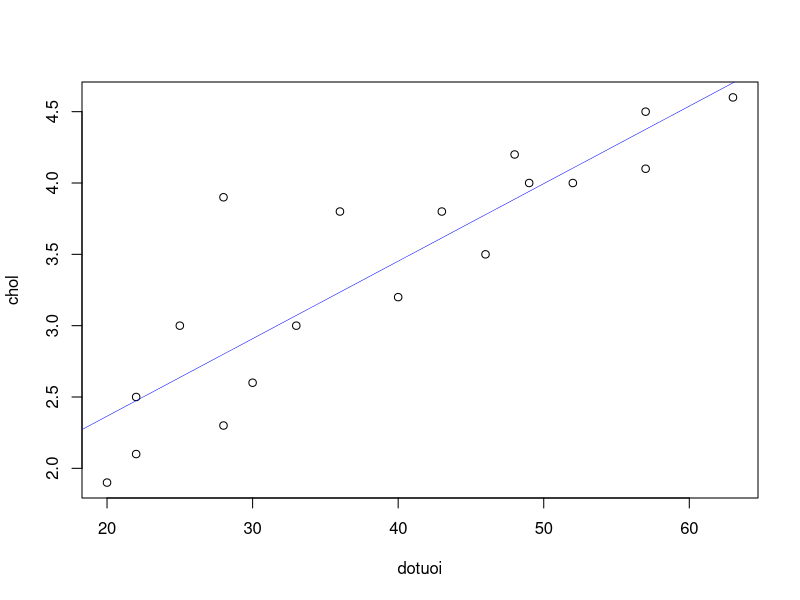
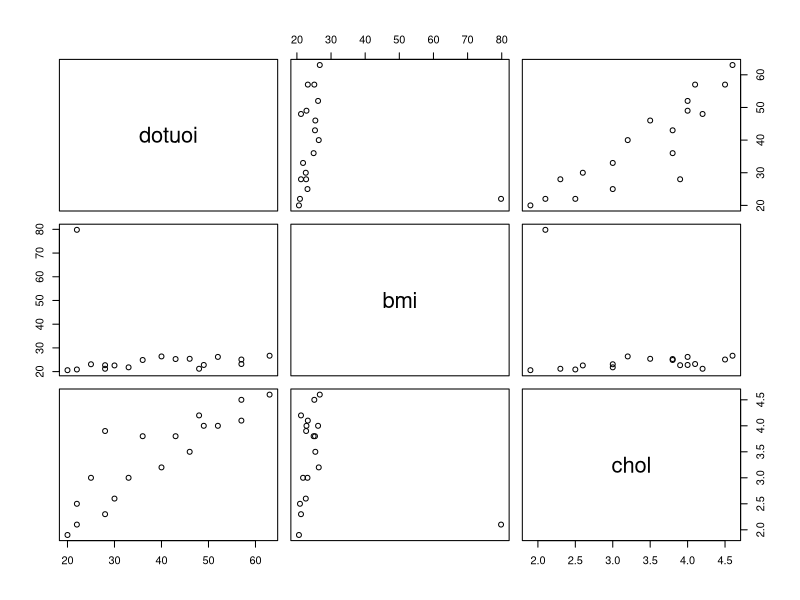

R code for these plots, in order:
dotuoi = c (46,20,52,30,57,25,28,36,22,43,57,33,22,63,40,48,28,49)
bmi = c(25.4,20.6,26.2,22.6,25.1,23.1,22.7,24.9,79.8,25.3,23.2,21.8,20.9,26.7,26.4,21.2,21.2,22.8)
chol = c(3.5,1.9,4.0,2.6,4.5,3.0,3.9,3.8,2.1,3.8,4.1,3.0,2.5,4.6,3.2,4.2,2.3,4.0)
td=data.frame(dotuoi,bmi,chol)
liner_model=lm(chol~dotuoi)
summary(liner_model)
plot(chol~dotuoi)
abline(liner_model,col="blue",lwd=0.5)
liner_model$coefficients
pairs(td)

#mlh giua chol vs dotuoi
mul_ln=lm(chol~dotuoi+bmi)
summary(mul_ln)
mul_ln1=lm(chol~.,data=td)
mul_ln$coefficients
mul_ln1$coefficients

#mlh theo da thuc bac 2
poly_re=lm(chol~poly(dotuoi,2))
poly_re$coefficients

#chol vs logarit do tuoi va bmi
loga_re=lm(chol~log(dotuoi)+bmi)
loga_re$coefficients
summary(loga_re)
